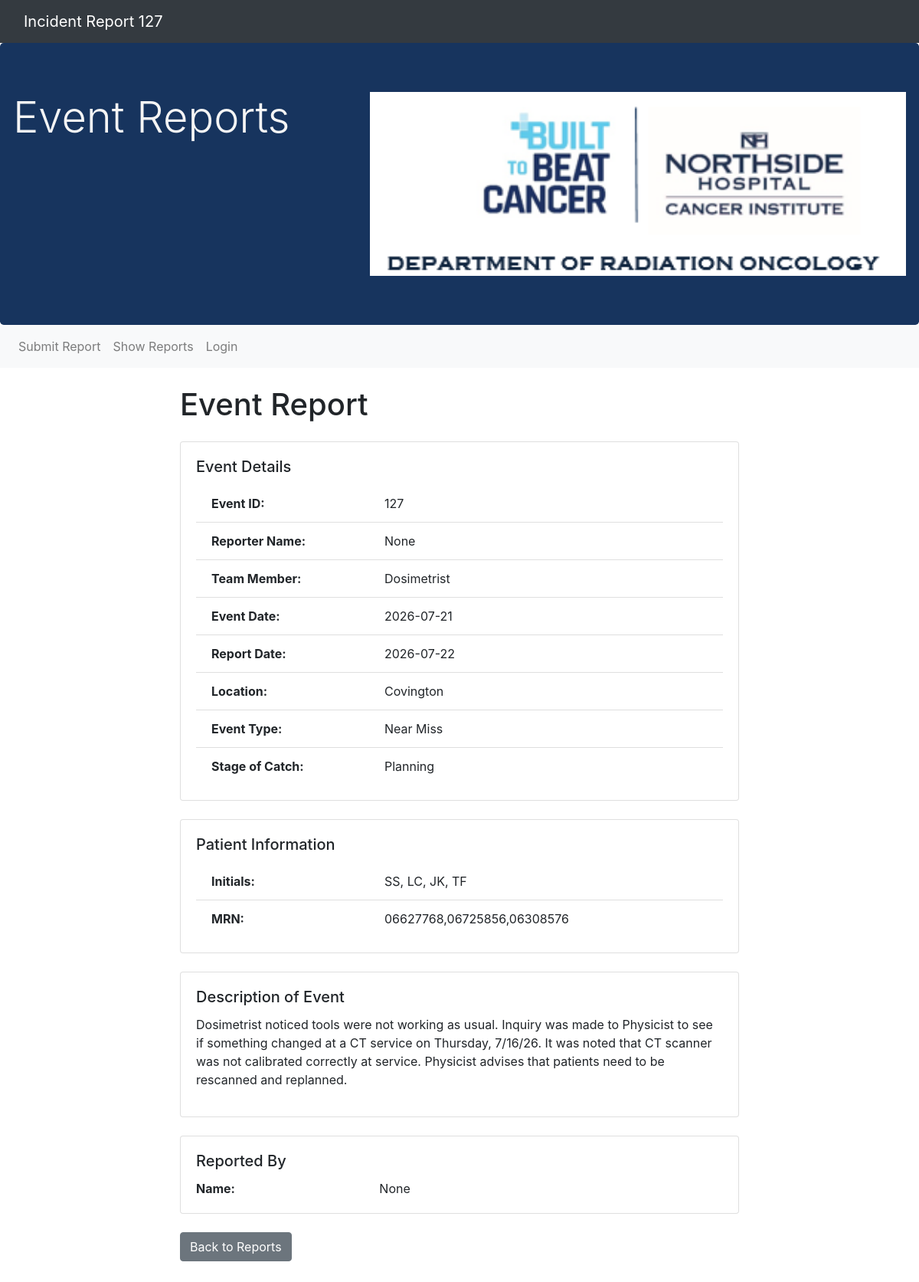
The page /showSingleReport/127 on the database its author committed.
### Report/models.py (models this page shows, shortened)
class IncidentReport(models.Model):
    Name = models.CharField(max_length=25, null = True)
    TeamMember = models.CharField(max_length=25, null = True)
    Location = models.CharField(max_length=300, null = False, default = " ")
    ReportDate = models.DateTimeField(auto_now_add=True)
    IncidentDate = models.DateTimeField(auto_now_add=False)
    PatientName = models.CharField(max_length=30, default = '')
    PatientMRN = models.CharField(max_length=30, default = '')
    IncidentType = models.CharField(max_length=30, default = '')
    StageOfCatch = models.CharField(max_length=35, null = True, blank = True)
    IncidentDescription  =  models.CharField(max_length=300)

### Report/views.py (the view)
# urls.py: path('showSingleReport/<report_id>',views.showSingleReport, name='showSingleReport'),
def showSingleReport(request, report_id):
    if request.method == "GET":
        showReport = IncidentReport.objects.get(pk = report_id)
        return render(request, 'showSingleReport.html', {'report':showReport})

### Report/templates/showSingleReport.html (shortened to what this page needs)
{% extends 'base.html'%}
{% block content%}
<!DOCTYPE html>
<html lang="en">
<head>
</head>
<body>
<nav class="navbar navbar-expand-lg navbar-dark bg-dark fixed-top">
    <div class="container-fluid">
        <a class="navbar-brand" href="#">Incident Report {{report.id}}</a>
    </div>
</nav>
<main class="container">
    <div class="row justify-content-center">
        <div class="col-md-8">
            <h1 class="my-4">Event Report</h1>
            <div class="card mb-4">
                <div class="card-body">
                    <h5 class="card-title">Event Details</h5>
                    <ul class="list-group list-group-flush">
                        <li class="list-group-item">
                            <div class="row">
                                <div class="col-md-4"><strong>Event ID:</strong></div>
                                <div class="col-md-8">{{ report.id }}</div>
                            </div>
                        </li>
                        <li class="list-group-item">
                            <div class="row">
                                <div class="col-md-4"><strong>Reporter Name:</strong></div>
                                <div class="col-md-8">{{ report.Name }}</div>
                            </div>
                        </li>
                        <li class="list-group-item">
                            <div class="row">
                                <div class="col-md-4"><strong>Team Member:</strong></div>
                                <div class="col-md-8">{{ report.TeamMember }}</div>
                            </div>
                        </li>
                        <li class="list-group-item">
                            <div class="row">
                                <div class="col-md-4"><strong>Event Date:</strong></div>
                                <div class="col-md-8">{{ report.IncidentDate|date:'Y-m-d' }}</div>
                            </div>
                        </li>
                        <li class="list-group-item">
                            <div class="row">
                                <div class="col-md-4"><strong>Report Date:</strong></div>
                                <div class="col-md-8">{{ report.ReportDate|date:'Y-m-d' }}</div>
                            </div>
                        </li>
                        <li class="list-group-item">
                            <div class="row">
                                <div class="col-md-4"><strong>Location:</strong></div>
                                <div class="col-md-8">{{ report.Location }}</div>
                            </div>
                        </li>
                        <li class="list-group-item">
                            <div class="row">
                                <div class="col-md-4"><strong>Event Type:</strong></div>
                                <div class="col-md-8">{{ report.IncidentType }}</div>
                            </div>
                        </li>
                        <li class="list-group-item">
                            <div class="row">
                                <div class="col-md-4"><strong>Stage of Catch:</strong></div>
                                <div class="col-md-8">{{ report.StageOfCatch }}</div>
                            </div>
                        </li>
                    </ul>
                </div>
            </div>
            <div class="card mb-4">
                <div class="card-body">
                    <h5 class="card-title">Patient Information</h5>
                    <ul class="list-group list-group-flush">
                        <li class="list-group-item">
                            <div class="row">
                                <div class="col-md-4"><strong>Initials:</strong></div>
                                <div class="col-md-8">{{ report.PatientName }}</div>
                            </div>
                        </li>
                        <li class="list-group-item">
                            <div class="row">
                                <div class="col-md-4"><strong>MRN:</strong></div>
                                <div class="col-md-8">{{ report.PatientMRN }}</div>
                            </div>
                        </li>
                    </ul>
                </div>
            </div>
            <div class="card mb-4">
                <div class="card-body">
                    <h5 class="card-title">Description of Event</h5>
                    <div class="row">
                        <div class="col-md-12">
                            <p>{{ report.IncidentDescription }}</p>
                        </div>
                    </div>
                </div>
            </div>
            <div class="card mb-4">
                <div class="card-body">
                    <h5 class="card-title">Reported By</h5>
                    <div class="row">
                        <div class="col-md-4"><strong>Name:</strong></div>
                        <div class="col-md-8">{{ report.Name }}</div>
                    </div>
                </div>
            </div>
            <a href="{% url 'showReports' %}" class="btn btn-secondary">Back to Reports</a>
        </div>
    </div>
</main>
</body>
</html>
{%endblock%}

### Report/templates/base.html (shortened to what this page needs)
<!doctype html>
{% load static %}
<html lang="en">
  <head>
    <link rel="stylesheet" href="https://cdnjs.cloudflare.com/ajax/libs/font-awesome/6.0.0/css/all.min.css">
    <link rel="stylesheet" href="https://stackpath.bootstrapcdn.com/bootstrap/4.4.1/css/bootstrap.min.css">
  </head>
  <div class="jumbotron">
    <div class="row"><h1 class="display-4">Event Reports</h1>
    <img src = "{% static '/NSHCI_Logo.png'%}" class = "img-fluid ml-auto"></div>
  </div>
  <nav class="navbar navbar-expand-sm bg-light navbar-light justify-content-center">
    <ul class="navbar-nav mr-auto">
     <li class="nav-item">
        <a class="nav-link" href="{% url 'addReport' %}">Submit Report</a>
     </li>
    <li class="nav-item">
        <a class="nav-link" href="{% url 'showReports' %}">Show Reports</a>
     </li>
     {% if not user.is_authenticated %}
     <li class="nav-item">
        <a class="nav-link" href="{% url 'login' %}">Login</a>
     </li>
     {% endif %}
    </ul>
</nav>
<body>
    {% block content %}
    {% endblock %}
  </body>

### Report/templates/base.html (style rules this page uses)
.jumbotron { margin-bottom: 0px; color: #050527; background-color:#17345E; color: whitesmoke; }
.img-fluid { width: 700px; height: auto; float:right }
body { margin-bottom: 100px; }

### Report/templates/showSingleReport.html (style rules this page uses)
body { padding-top: 3.5rem; }

### rows shown on the page
IncidentReport: id "127", Name "None", TeamMember "Dosimetrist", IncidentDate "2026-07-21", ReportDate "2026-07-22", Location "Covington", IncidentType "Near Miss", StageOfCatch "Planning", PatientName "SS, LC, JK, TF", PatientMRN "06627768,06725856,06308576", IncidentDescription "Dosimetrist noticed tools were not working as usual. Inquiry was made to Physicist to see if something changed at a CT service on Thursday, 7/16/26. It was noted that CT scanner was not calibrated correctly at service. Physicist advises that patients need to be rescanned and replanned."
